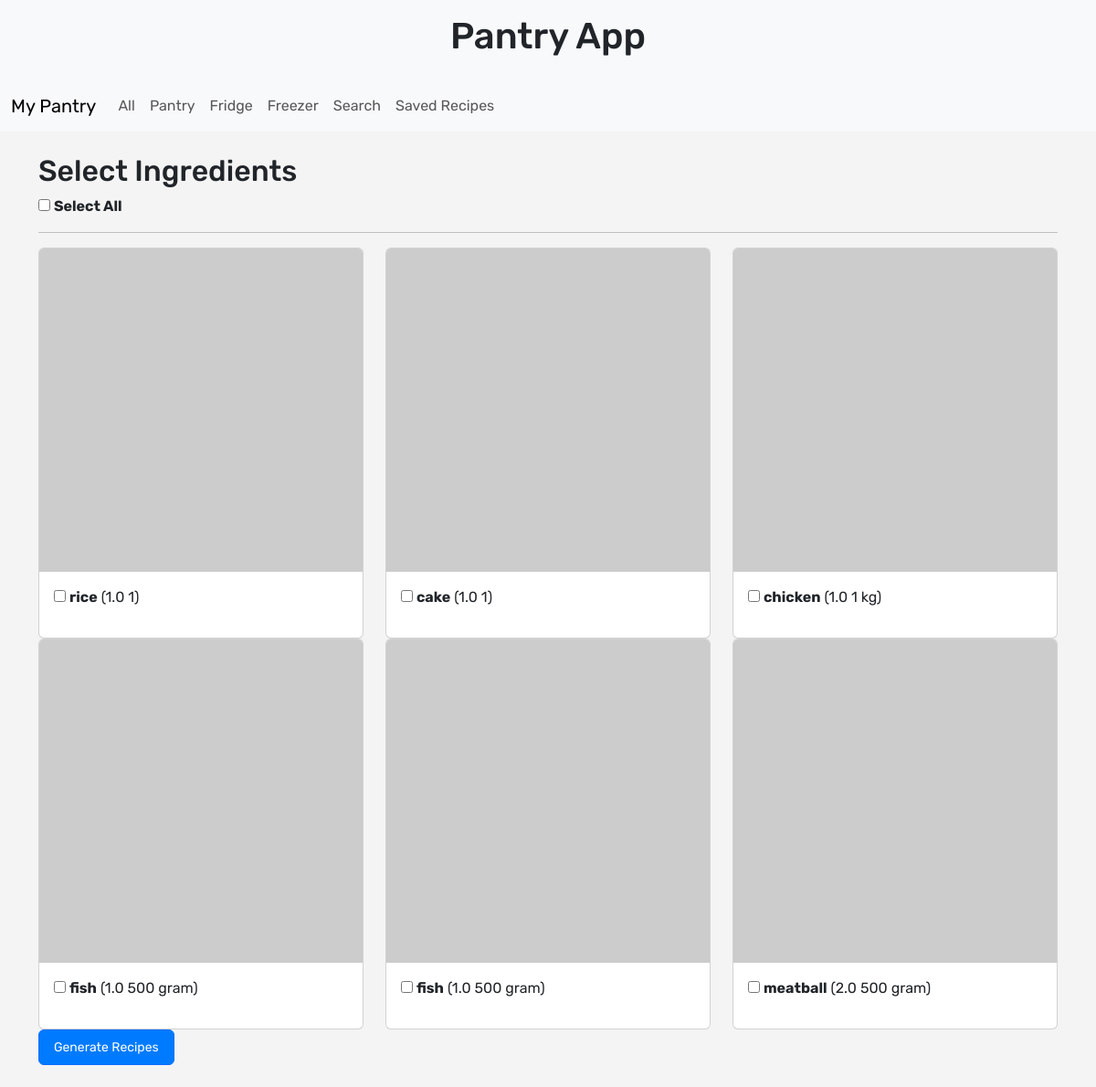
/select_ingredients/ (signed in), run on the app's committed database.
### pantry/models.py (models this page shows, shortened)
class PantryItem(models.Model):
    STORAGE_CHOICES = [
        ('pantry', 'Pantry'),
        ('fridge', 'Fridge'),
        ('freezer', 'Freezer'),
    ]
    user = models.ForeignKey(User, on_delete=models.CASCADE)
    ingredient = models.ForeignKey('Ingredient', on_delete=models.CASCADE)
    quantity = models.FloatField()
    unit = models.CharField(max_length=20)
    storage_location = models.CharField(max_length=10, choices=STORAGE_CHOICES)
    expiry_date = models.CharField(max_length=20, blank=True, null=True)

class Ingredient(models.Model):
    name = models.CharField(max_length=100)
    default_quantity = models.FloatField(null=True, blank=True)
    default_unit = models.CharField(max_length=20, null=True, blank=True)
    image_url = models.URLField(blank=True, null=True)

### pantry/views.py (the view)
# urls.py: path('select_ingredients/', views.select_ingredients, name='select_ingredients'),
def select_ingredients(request):
    pantry_items = PantryItem.objects.filter(user=request.user)
    return render(request, 'pantry/select_ingredients.html', {
        'pantry_items': pantry_items
    })

### pantry/templates/pantry/select_ingredients.html (shortened to what this page needs)
{% extends 'pantry/base.html' %}
{% block content %}
<h2>Select Ingredients</h2>
<form method="post" action="{% url 'generate_recipes' %}">
    <div>
        <label><input type="checkbox" id="select-all"> <strong>Select All</strong></label>
    </div>
    <hr>
    <div class="row">
        {% for item in pantry_items %}
        <div class="col-md-4">
            <div class="card mb-3">
                {% if item.ingredient.image_url %}
                    <img src="{{ item.ingredient.image_url }}" alt="{{ item.ingredient.name }}" class="card-img-top" style="width: 100%; max-height: 150px; object-fit: contain;">
                {% else %}
                    <img src="https://via.placeholder.com/150?text=No+Image" class="card-img-top" alt="No Image">
                {% endif %}
                <div class="card-body">
                    <label>
                        <input type="checkbox" name="ingredients" value="{{ item.id }}">
                        <strong>{{ item.ingredient.name }}</strong> ({{ item.quantity }} {{ item.unit }})
                    </label>
                </div>
            </div>
        </div>
        {% empty %}
            <p>No items in pantry.</p>
        {% endfor %}
    </div>
    <button type="submit" class="btn btn-primary">Generate Recipes</button>
</form>
{% endblock %}

### pantry/static/css/pantry.css (style rules this page uses)
body { font-family: 'Rubik', sans-serif; background-color: #f4f4f4; margin: 0; padding: 0; }
.btn { padding: 8px 16px; border-radius: 6px; font-size: 14px; text-align: center; display: inline-block; }
.btn-primary { background-color: #007bff; color: white; }
.card { height: 100%; }
.card-body { display: flex; flex-direction: column; justify-content: space-between; }

### data on the page
PantryItem: ingredient.name "rice", quantity "1.0", unit "1"
PantryItem: ingredient.name "cake", quantity "1.0", unit "1"
PantryItem: ingredient.name "chicken", quantity "1.0", unit "1 kg"
PantryItem: ingredient.name "fish", quantity "1.0", unit "500 gram"
PantryItem: ingredient.name "fish", quantity "1.0", unit "500 gram"
PantryItem: ingredient.name "meatball", quantity "2.0", unit "500 gram"
